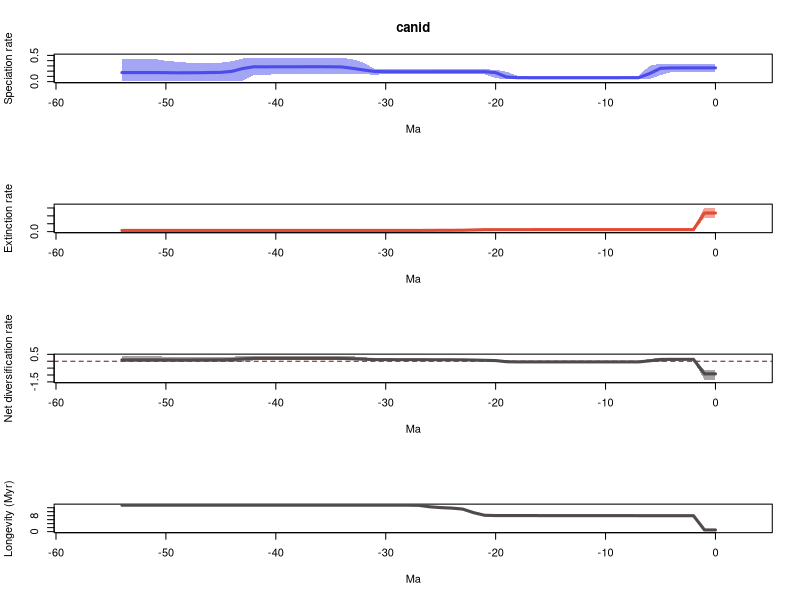

Reproduce this figure in R.
# 1 files combined:
# 	/home/eeb177-student/Desktop/eeb-177/lab-work/exercise-9/longer-pyrate-run/pyrate_mcmc_logs/canid_occ_1_marginal_rates.log

# 95% HPDs calculated using code from Biopy (https://www.cs.auckland.ac.nz/~yhel002/biopy/)

pdf(file='/home/eeb177-student/Desktop/eeb-177/lab-work/exercise-9/longer-pyrate-run/pyrate_mcmc_logs/canid_occ_1_marginal_rates_RTT.pdf',width=0.6*9, height=16.8)
par(mfrow=c(4,1))
library(scales)
L_hpd_m95=c(0.186814287263, 0.186814287263,0.186814287263,0.186814287263,0.184209782241,0.123528402452,0.0526149169877,0.0451727681869,0.0451727681869,0.0451727681869,0.0451727681869,0.0451727681869,0.0451727681869,0.0451727681869,0.0451727681869,0.0451727681869,0.0451727681869,0.0451727681869,0.0451727681869,0.0451727681869,0.0647837593907,0.141959333368,0.145637962955,0.145637962955,0.145637962955,0.145637962955,0.150059431265,0.150059431265,0.150059431265,0.150059431265,0.150059431265,0.126514312914,0.150059431265,0.150059431265,0.153509480538,0.149651370251,0.149651370251,0.143677313884,0.143677313884,0.143677313884,0.143677313884,0.127381192561,0.121389247853,0.0204861994127,0.010200390574,0.010200390574,0.010200390574,0.010200390574,0.010200390574,0.010200390574,0.010200390574,0.010200390574,0.010200390574,0.010200390574,0.010200390574)
L_hpd_M95=c(0.345399151835, 0.345399151835,0.345399151835,0.345399151835,0.345399151835,0.345399151835,0.301209731666,0.110737031976,0.101966169836,0.101966169836,0.101966169836,0.101966169836,0.101966169836,0.101966169836,0.101966169836,0.101966169836,0.101966169836,0.101966169836,0.110737031976,0.188471757624,0.227366993991,0.235343610498,0.237226823103,0.237226823103,0.237226823103,0.237226823103,0.237226823103,0.237226823103,0.237226823103,0.237226823103,0.237226823103,0.237226823103,0.362255852771,0.42446831003,0.458432226297,0.456930189513,0.456930189513,0.458432226297,0.458432226297,0.458432226297,0.458432226297,0.458432226297,0.458432226297,0.442170776865,0.387432131915,0.363049860255,0.363049860255,0.363049860255,0.362137000561,0.377942407223,0.397913201658,0.432591745013,0.432591745013,0.432591745013,0.432591745013)
M_hpd_m95=c(0.845598748135, 0.845598748135,0.0984163780689,0.0984163780689,0.0984163780689,0.0984163780689,0.0984163780689,0.0984163780689,0.0984163780689,0.0984163780689,0.0984163780689,0.0984163780689,0.0984163780689,0.0984163780689,0.0984163780689,0.0984163780689,0.0984163780689,0.0984163780689,0.0984163780689,0.0984163780689,0.0984163780689,0.0908914652722,0.054295258155,0.0483828660889,0.0483828660889,0.0428351420164,0.0439846989887,0.041967044281,0.0439846989887,0.0439846989887,0.0439846989887,0.0439846989887,0.0439846989887,0.0439846989887,0.0439846989887,0.0439846989887,0.0439846989887,0.0439846989887,0.0439846989887,0.0439846989887,0.0439846989887,0.0439846989887,0.0439846989887,0.0439846989887,0.0439846989887,0.0439846989887,0.0439846989887,0.0439846989887,0.0439846989887,0.0439846989887,0.0439846989887,0.0439846989887,0.0439846989887,0.0439846989887,0.0439846989887)
M_hpd_M95=c(1.52395486215, 1.52395486215,0.14221282649,0.14221282649,0.14221282649,0.14221282649,0.14221282649,0.140970376021,0.140970376021,0.140970376021,0.140970376021,0.140970376021,0.140970376021,0.140970376021,0.140970376021,0.140970376021,0.140970376021,0.140970376021,0.140970376021,0.140970376021,0.140970376021,0.142967781653,0.140970376021,0.132575170849,0.12781265582,0.116545378454,0.114659673616,0.102568977349,0.103449832058,0.103449832058,0.103449832058,0.103449832058,0.103449832058,0.103449832058,0.103449832058,0.103449832058,0.103449832058,0.103449832058,0.103449832058,0.103449832058,0.103449832058,0.103449832058,0.103449832058,0.103449832058,0.103449832058,0.103449832058,0.103449832058,0.103449832058,0.103449832058,0.103449832058,0.103449832058,0.103449832058,0.103449832058,0.103449832058,0.103449832058)
R_hpd_m95=c(-1.34731301386, -1.34731301386,0.0559730018259,0.0559730018259,0.0486765121973,-0.0405033309381,-0.0749594790893,-0.0875118809167,-0.0830479524648,-0.0817473612193,-0.0817473612193,-0.0817473612193,-0.0817473612193,-0.0817473612193,-0.0817473612193,-0.0817473612193,-0.0817473612193,-0.0830479524648,-0.0934345066263,-0.0817473612193,-0.0632152820892,0.00898789916796,0.0211419298877,0.0449322130085,0.0520923920206,0.0604931001547,0.0624757848382,0.0624757848382,0.0624757848382,0.0624757848382,0.0606144312898,0.0546319473269,0.0657164926326,0.0632899100323,0.0749417171094,0.0735697961836,0.0735697961836,0.0632899100323,0.0632899100323,0.0632899100323,0.0632899100323,0.0611208220194,0.0611208220194,-0.0323549388804,-0.0819398841199,-0.0778092768485,-0.0778092768485,-0.0778092768485,-0.0819398841199,-0.0778092768485,-0.0819398841199,-0.0819398841199,-0.0819398841199,-0.0819398841199,-0.0819398841199)
R_hpd_M95=c(-0.647782878932, -0.647782878932,0.230931174103,0.230931174103,0.230931174103,0.215188383223,0.187456101376,-0.00764500267716,-0.00764500267716,-0.00764500267716,-0.00764500267716,-0.00764500267716,-0.00764500267716,-0.00764500267716,-0.00764500267716,-0.00764500267716,-0.00764500267716,-0.00764500267716,-0.00764500267716,0.0720761173105,0.111894981302,0.122543231968,0.14819601186,0.179685791494,0.170694370548,0.168539266428,0.168539266428,0.171182937656,0.171182937656,0.171182937656,0.171182937656,0.18295747403,0.302297122932,0.35680338247,0.393741993842,0.393741993842,0.393741993842,0.393741993842,0.393741993842,0.393741993842,0.393741993842,0.393741993842,0.39925189377,0.393741993842,0.321663521671,0.306253225685,0.306253225685,0.306253225685,0.295893042764,0.321663521671,0.333989043139,0.357668536548,0.357668536548,0.357668536548,0.357668536548)
L_mean=c(0.262307717057, 0.262307717057,0.262307717057,0.262269381406,0.261678722684,0.253932104052,0.152919328262,0.0749235377409,0.074176773942,0.0739737992871,0.0739737992871,0.0739737992871,0.0739737992871,0.0739737992871,0.0739737992871,0.0739737992871,0.0739737992871,0.0739737992871,0.0749568486365,0.0876324841373,0.171430140747,0.18850489677,0.188799551714,0.188799551714,0.188799551714,0.188758493971,0.188545490423,0.188545490423,0.188545490423,0.188545490423,0.189214156464,0.193510481774,0.222391689717,0.253205314411,0.279823508926,0.283142061701,0.284231788738,0.284272498938,0.283415922376,0.283415922376,0.283415922376,0.281959425427,0.282915692905,0.250341314208,0.195681014462,0.176310469327,0.173586775669,0.169897887127,0.16915047666,0.168016186905,0.171187060646,0.172753477962,0.172753477962,0.172753477962,0.172753477962)
M_mean=c(1.18011551848, 1.18011551848,0.125246714378,0.125246714378,0.125246714378,0.125246714378,0.125246714378,0.125045737648,0.124787137408,0.124556110739,0.124556110739,0.124556110739,0.124556110739,0.124556110739,0.124556110739,0.124556110739,0.124556110739,0.124014850423,0.124014850423,0.124014850423,0.124014850423,0.122089852599,0.105135190538,0.0884821006814,0.0847416467186,0.0830063853274,0.0802911883007,0.0758663585994,0.0754033753425,0.0754033753425,0.0754033753425,0.0754033753425,0.0754033753425,0.0754033753425,0.0754033753425,0.0754033753425,0.0754033753425,0.0754033753425,0.0754033753425,0.0754033753425,0.0754033753425,0.0754033753425,0.0754033753425,0.0754033753425,0.0754033753425,0.0754033753425,0.0754033753425,0.0754033753425,0.0754033753425,0.0754033753425,0.0754033753425,0.0754033753425,0.0754033753425,0.0754033753425,0.0754033753425)
R_mean=c(-0.917807801423, -0.917807801423,0.137061002678,0.137022667027,0.136432008305,0.128685389674,0.0276726138838,-0.0501221999071,-0.050610363466,-0.0505823114517,-0.0505823114517,-0.0505823114517,-0.0505823114517,-0.0505823114517,-0.0505823114517,-0.0505823114517,-0.0505823114517,-0.0500410511357,-0.0490580017863,-0.0363823662855,0.047415290324,0.0664150441707,0.0836643611758,0.100317451032,0.104057904995,0.105752108644,0.108254302122,0.112679131823,0.11314211508,0.11314211508,0.113810781122,0.118107106431,0.146988314374,0.177801939068,0.204420133583,0.207738686359,0.208828413396,0.208869123595,0.208012547034,0.208012547034,0.208012547034,0.206556050084,0.207512317563,0.174937938866,0.12027763912,0.100907093984,0.0981834003268,0.0944945117844,0.0937471013178,0.0926128115626,0.095783685303,0.0973501026199,0.0973501026199,0.0973501026199,0.0973501026199)
trans=0.5
age=(0:(55-1))* -1
plot(age,age,type = 'n', ylim = c(0, 0.504275448927), xlim = c(-57.75,2.75), ylab = 'Speciation rate', xlab = 'Ma',main='canid' )
polygon(c(age, rev(age)), c(L_hpd_M95, rev(L_hpd_m95)), col = alpha("#4c4cec",trans), border = NA)
lines(rev(age), rev(L_mean), col = "#4c4cec", lwd=3)
plot(age,age,type = 'n', ylim = c(0, 1.67635034837), xlim = c(-57.75,2.75), ylab = 'Extinction rate', xlab = 'Ma' )
polygon(c(age, rev(age)), c(M_hpd_M95, rev(M_hpd_m95)), col = alpha("#e34a33",trans), border = NA)
lines(rev(age), rev(M_mean), col = "#e34a33", lwd=3)
plot(age,age,type = 'n', ylim = c(-1.48204431525, 0.439177083147), xlim = c(-57.75,2.75), ylab = 'Net diversification rate', xlab = 'Ma' )
abline(h=0,lty=2,col="darkred")
polygon(c(age, rev(age)), c(R_hpd_M95, rev(R_hpd_m95)), col = alpha("#504A4B",trans), border = NA)
lines(rev(age), rev(R_mean), col = "#504A4B", lwd=3)
plot(age,age,type = 'n', ylim = c(0, max(1/M_mean)), xlim = c(-57.75,2.75), ylab = 'Longevity (Myr)', xlab = 'Ma' )
lines(rev(age), rev(1/M_mean), col = "#504A4B", lwd=3)
n <- dev.off()